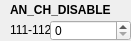
      <widget class="QWidget" name="widget_15" native="true">
       <property name="geometry">
        <rect>
         <x>400</x>
         <y>100</y>
         <width>131</width>
         <height>41</height>
        </rect>
       </property>
       <widget class="QLabel" name="label_499">
        <property name="geometry">
         <rect>
          <x>10</x>
          <y>0</y>
          <width>111</width>
          <height>20</height>
         </rect>
        </property>
        <property name="font">
         <font>
          <weight>75</weight>
          <bold>true</bold>
         </font>
        </property>
        <property name="text">
         <string>AN_CH_DISABLE</string>
        </property>
       </widget>
       <widget class="QLabel" name="addr_AN_CH_DISABLE_10bit">
        <property name="geometry">
         <rect>
          <x>10</x>
          <y>20</y>
          <width>101</width>
          <height>20</height>
         </rect>
        </property>
        <property name="text">
         <string>111-112</string>
        </property>
       </widget>
       <widget class="QSpinBox" name="spinBox_AN_CH_DISABLE">
        <property name="geometry">
         <rect>
          <x>50</x>
          <y>20</y>
          <width>81</width>
          <height>21</height>
         </rect>
        </property>
        <property name="maximum">
         <number>1023</number>
        </property>
        <property name="displayIntegerBase">
         <number>2</number>
        </property>
       </widget>
      </widget>
